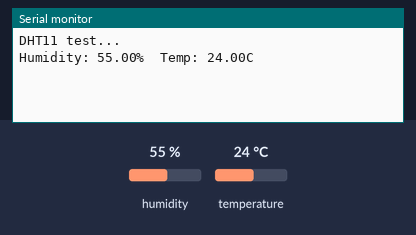
Bench run of a sketch on a simulated Arduino Uno, built with avr-gcc and run on an emulated ATmega328P. Parts: the last lines printed to the serial monitor. The inputs (shaded band) are chosen by the test bench; at power-on: humidity 55 %, temperature 24 °C.

Above: at 1.7 s.
1.8 s: humidity set to 22 %
At 3.5 s:
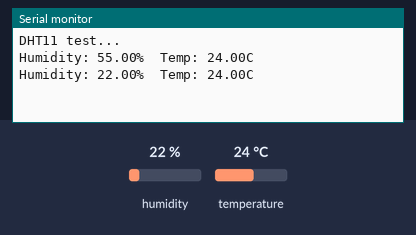
4.5 s: temperature set to 12 °C
At 5.9 s:
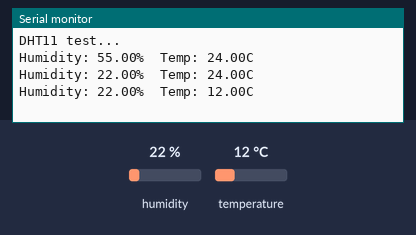
7.2 s: humidity set to 40 %
At 9.5 s:
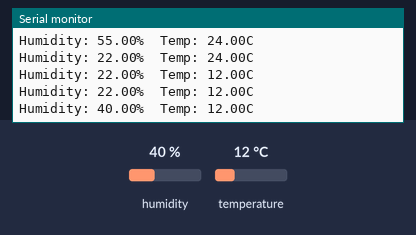
Timing chart, 0 to 11.0 s (numbered marks = the images above; inputs shaded):
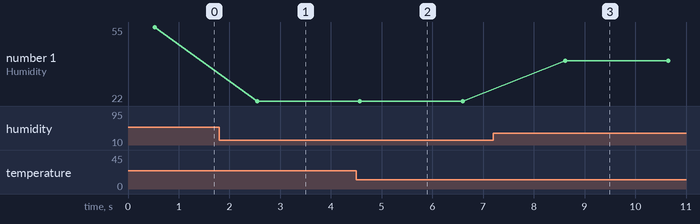

The sketch:

DHT_Sensor.ino
```cpp
#include <DHT.h>

#define DHTPIN 14      // P14
#define DHTTYPE DHT11

DHT dht(DHTPIN, DHTTYPE);

void setup() {
  Serial.begin(115200);
  delay(500);
  Serial.println("DHT11 test...");
  dht.begin();
}

void loop() {
  float h = dht.readHumidity();
  float t = dht.readTemperature();

  if (isnan(h) || isnan(t)) {
    Serial.println("Failed to read from DHT11 (check wiring)!");
  } else {
    Serial.print("Humidity: ");
    Serial.print(h);
    Serial.print("%  Temp: ");
    Serial.print(t);
    Serial.println("C");
  }

  delay(2000);
}
```

Measured:
- after the input at 1.8 s, the serial monitor: prints a new line after 0.75 s (image 1)
- after the input at 4.5 s, the serial monitor: prints a new line after 0.07 s (image 2)
- after the input at 7.2 s, the serial monitor: prints a new line after 1.4 s (image 3)
- plotted number 1: 55 → 22 after the input at 1.8 s, 22 → 40 after the input at 7.2 s
